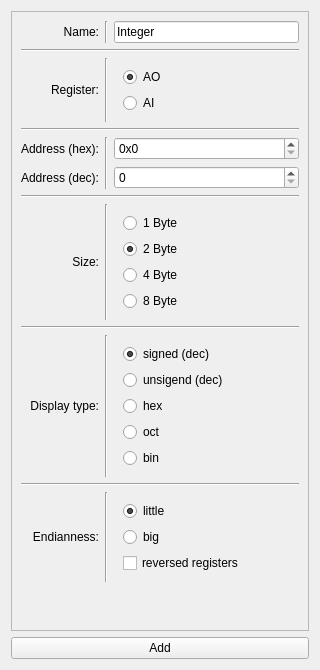
<?xml version="1.0" encoding="UTF-8"?>
<ui version="4.0">
 <class>InspectSHMAddInt</class>
 <widget class="QWidget" name="InspectSHMAddInt">
  <property name="geometry">
   <rect>
    <x>0</x>
    <y>0</y>
    <width>320</width>
    <height>670</height>
   </rect>
  </property>
  <property name="sizePolicy">
   <sizepolicy hsizetype="Fixed" vsizetype="Preferred">
    <horstretch>0</horstretch>
    <verstretch>0</verstretch>
   </sizepolicy>
  </property>
  <property name="minimumSize">
   <size>
    <width>320</width>
    <height>150</height>
   </size>
  </property>
  <property name="maximumSize">
   <size>
    <width>16777215</width>
    <height>16777215</height>
   </size>
  </property>
  <property name="windowTitle">
   <string>Add Integer</string>
  </property>
  <layout class="QGridLayout" name="gridLayout">
   <item row="6" column="0" colspan="2">
    <widget class="QPushButton" name="button_add">
     <property name="text">
      <string>Add</string>
     </property>
    </widget>
   </item>
   <item row="0" column="0" colspan="2">
    <widget class="QScrollArea" name="scrollArea">
     <property name="widgetResizable">
      <bool>true</bool>
     </property>
     <widget class="QWidget" name="scrollAreaWidgetContents">
      <property name="geometry">
       <rect>
        <x>0</x>
        <y>0</y>
        <width>304</width>
        <height>614</height>
       </rect>
      </property>
      <layout class="QGridLayout" name="gridLayout_3">
       <item row="12" column="2">
        <widget class="QWidget" name="widget_3" native="true">
         <layout class="QVBoxLayout" name="verticalLayout_2">
          <item>
           <widget class="QRadioButton" name="endian_little">
            <property name="text">
             <string>little</string>
            </property>
            <property name="checked">
             <bool>true</bool>
            </property>
           </widget>
          </item>
          <item>
           <widget class="QRadioButton" name="endian_big">
            <property name="text">
             <string>big</string>
            </property>
           </widget>
          </item>
          <item>
           <widget class="QCheckBox" name="endian_reversed">
            <property name="sizePolicy">
             <sizepolicy hsizetype="Maximum" vsizetype="Fixed">
              <horstretch>2</horstretch>
              <verstretch>0</verstretch>
             </sizepolicy>
            </property>
            <property name="text">
             <string>reversed registers</string>
            </property>
           </widget>
          </item>
         </layout>
        </widget>
       </item>
       <item row="10" column="1">
        <widget class="Line" name="line_10">
         <property name="orientation">
          <enum>Qt::Vertical</enum>
         </property>
        </widget>
       </item>
       <item row="0" column="2">
        <widget class="QLineEdit" name="name">
         <property name="text">
          <string>Integer</string>
         </property>
        </widget>
       </item>
       <item row="4" column="1" rowspan="2">
        <widget class="Line" name="line_7">
         <property name="orientation">
          <enum>Qt::Vertical</enum>
         </property>
        </widget>
       </item>
       <item row="13" column="0">
        <spacer name="verticalSpacer">
         <property name="orientation">
          <enum>Qt::Vertical</enum>
         </property>
         <property name="sizeHint" stdset="0">
          <size>
           <width>20</width>
           <height>40</height>
          </size>
         </property>
        </spacer>
       </item>
       <item row="10" column="0">
        <widget class="QLabel" name="label_4">
         <property name="text">
          <string>Display type:</string>
         </property>
         <property name="alignment">
          <set>Qt::AlignRight|Qt::AlignTrailing|Qt::AlignVCenter</set>
         </property>
        </widget>
       </item>
       <item row="2" column="1">
        <widget class="Line" name="line_5">
         <property name="orientation">
          <enum>Qt::Vertical</enum>
         </property>
        </widget>
       </item>
       <item row="5" column="0">
        <widget class="QLabel" name="label_6">
         <property name="text">
          <string>Address (dec):</string>
         </property>
         <property name="alignment">
          <set>Qt::AlignRight|Qt::AlignTrailing|Qt::AlignVCenter</set>
         </property>
        </widget>
       </item>
       <item row="4" column="0">
        <widget class="QLabel" name="label_2">
         <property name="sizePolicy">
          <sizepolicy hsizetype="Maximum" vsizetype="Preferred">
           <horstretch>0</horstretch>
           <verstretch>0</verstretch>
          </sizepolicy>
         </property>
         <property name="text">
          <string>Address (hex):</string>
         </property>
         <property name="alignment">
          <set>Qt::AlignRight|Qt::AlignTrailing|Qt::AlignVCenter</set>
         </property>
        </widget>
       </item>
       <item row="3" column="0" colspan="3">
        <widget class="Line" name="line_3">
         <property name="orientation">
          <enum>Qt::Horizontal</enum>
         </property>
        </widget>
       </item>
       <item row="4" column="2">
        <widget class="QSpinBox" name="address">
         <property name="prefix">
          <string>0x</string>
         </property>
         <property name="displayIntegerBase">
          <number>16</number>
         </property>
        </widget>
       </item>
       <item row="12" column="1">
        <widget class="Line" name="line_11">
         <property name="orientation">
          <enum>Qt::Vertical</enum>
         </property>
        </widget>
       </item>
       <item row="8" column="2">
        <widget class="QWidget" name="widget" native="true">
         <layout class="QVBoxLayout" name="verticalLayout">
          <item>
           <widget class="QRadioButton" name="size_1">
            <property name="text">
             <string>1 Byte</string>
            </property>
           </widget>
          </item>
          <item>
           <widget class="QRadioButton" name="size_2">
            <property name="text">
             <string>2 Byte</string>
            </property>
            <property name="checked">
             <bool>true</bool>
            </property>
           </widget>
          </item>
          <item>
           <widget class="QRadioButton" name="size_4">
            <property name="text">
             <string>4 Byte</string>
            </property>
           </widget>
          </item>
          <item>
           <widget class="QRadioButton" name="size_8">
            <property name="text">
             <string>8 Byte</string>
            </property>
            <property name="checked">
             <bool>false</bool>
            </property>
           </widget>
          </item>
         </layout>
        </widget>
       </item>
       <item row="10" column="2">
        <widget class="QWidget" name="widget_2" native="true">
         <layout class="QGridLayout" name="gridLayout_2">
          <item row="3" column="0">
           <widget class="QRadioButton" name="type_oct">
            <property name="text">
             <string>oct</string>
            </property>
           </widget>
          </item>
          <item row="4" column="0">
           <widget class="QRadioButton" name="type_bin">
            <property name="text">
             <string>bin</string>
            </property>
           </widget>
          </item>
          <item row="0" column="0">
           <widget class="QRadioButton" name="type_signed">
            <property name="text">
             <string>signed (dec)</string>
            </property>
            <property name="checked">
             <bool>true</bool>
            </property>
           </widget>
          </item>
          <item row="1" column="0">
           <widget class="QRadioButton" name="type_unsigned">
            <property name="text">
             <string>unsigend (dec)</string>
            </property>
           </widget>
          </item>
          <item row="2" column="0">
           <widget class="QRadioButton" name="type_hex">
            <property name="text">
             <string>hex</string>
            </property>
           </widget>
          </item>
         </layout>
        </widget>
       </item>
       <item row="12" column="0">
        <widget class="QLabel" name="label_5">
         <property name="text">
          <string>Endianness:</string>
         </property>
         <property name="alignment">
          <set>Qt::AlignRight|Qt::AlignTrailing|Qt::AlignVCenter</set>
         </property>
        </widget>
       </item>
       <item row="8" column="1">
        <widget class="Line" name="line_9">
         <property name="orientation">
          <enum>Qt::Vertical</enum>
         </property>
        </widget>
       </item>
       <item row="0" column="0">
        <widget class="QLabel" name="label_7">
         <property name="text">
          <string>Name:</string>
         </property>
         <property name="alignment">
          <set>Qt::AlignRight|Qt::AlignTrailing|Qt::AlignVCenter</set>
         </property>
        </widget>
       </item>
       <item row="2" column="0">
        <widget class="QLabel" name="label_3">
         <property name="text">
          <string>Register:</string>
         </property>
         <property name="alignment">
          <set>Qt::AlignRight|Qt::AlignTrailing|Qt::AlignVCenter</set>
         </property>
        </widget>
       </item>
       <item row="8" column="0">
        <widget class="QLabel" name="label">
         <property name="text">
          <string>Size:</string>
         </property>
         <property name="alignment">
          <set>Qt::AlignRight|Qt::AlignTrailing|Qt::AlignVCenter</set>
         </property>
        </widget>
       </item>
       <item row="7" column="0" colspan="3">
        <widget class="Line" name="line_2">
         <property name="orientation">
          <enum>Qt::Horizontal</enum>
         </property>
        </widget>
       </item>
       <item row="11" column="0" colspan="3">
        <widget class="Line" name="line_6">
         <property name="orientation">
          <enum>Qt::Horizontal</enum>
         </property>
        </widget>
       </item>
       <item row="5" column="2">
        <widget class="QSpinBox" name="address_dec">
         <property name="minimumSize">
          <size>
           <width>80</width>
           <height>0</height>
          </size>
         </property>
        </widget>
       </item>
       <item row="2" column="2">
        <widget class="QWidget" name="widget_4" native="true">
         <layout class="QGridLayout" name="gridLayout_4">
          <item row="0" column="0">
           <widget class="QRadioButton" name="reg_AO">
            <property name="text">
             <string>AO</string>
            </property>
            <property name="checked">
             <bool>true</bool>
            </property>
           </widget>
          </item>
          <item row="1" column="0">
           <widget class="QRadioButton" name="reg_AI">
            <property name="text">
             <string>AI</string>
            </property>
           </widget>
          </item>
         </layout>
        </widget>
       </item>
       <item row="9" column="0" colspan="3">
        <widget class="Line" name="line_4">
         <property name="orientation">
          <enum>Qt::Horizontal</enum>
         </property>
        </widget>
       </item>
       <item row="1" column="0" colspan="3">
        <widget class="Line" name="line">
         <property name="orientation">
          <enum>Qt::Horizontal</enum>
         </property>
        </widget>
       </item>
       <item row="0" column="1">
        <widget class="Line" name="line_8">
         <property name="orientation">
          <enum>Qt::Vertical</enum>
         </property>
        </widget>
       </item>
      </layout>
     </widget>
    </widget>
   </item>
  </layout>
 </widget>
 <resources/>
 <connections/>
</ui>
